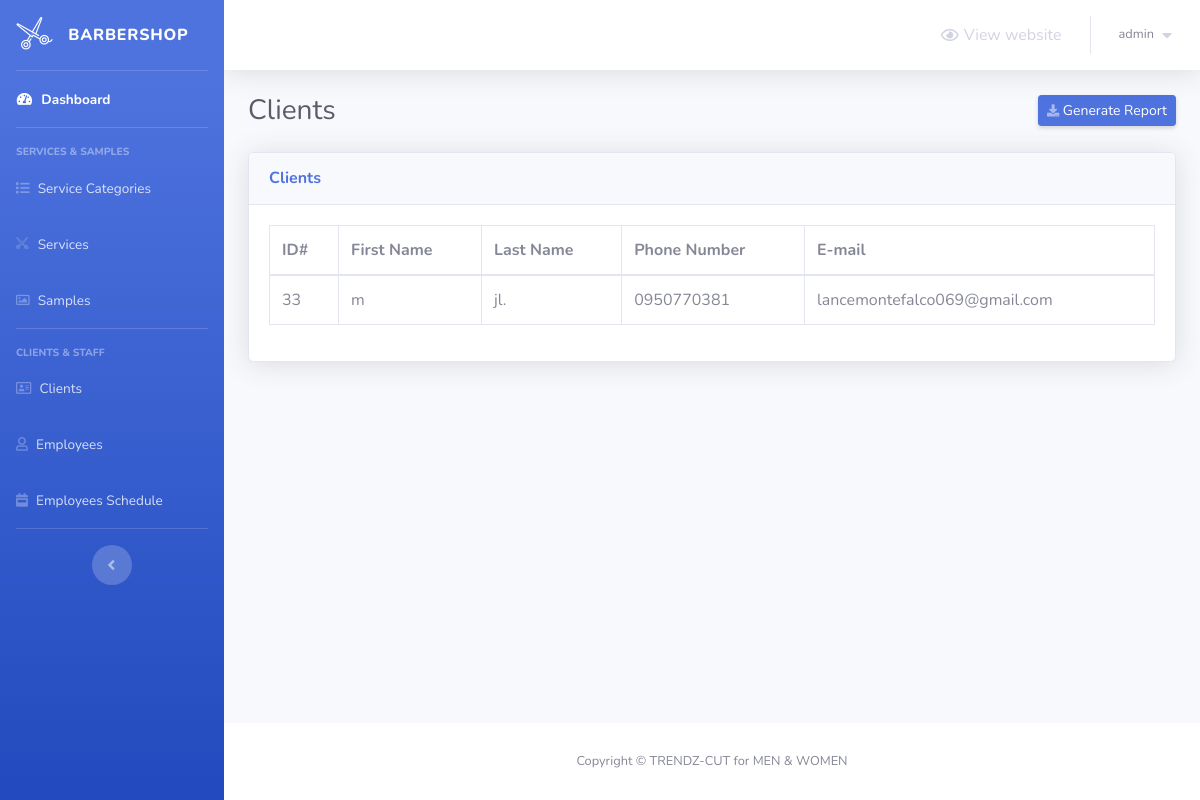
Screenshot of /barber-admin/clients.php (signed in) with the database file from the repository.
### tables this page shows
CREATE TABLE `clients` (
  `client_id` int(5) NOT NULL,
  `first_name` varchar(30) NOT NULL,
  `last_name` varchar(30) NOT NULL,
  `phone_number` varchar(30) NOT NULL,
  `client_email` varchar(50) NOT NULL,
  `user_id` int(11) DEFAULT NULL
);

### barber-admin/clients.php (the view, shortened to what this page needs)
<?php
    include 'connect.php';
    include 'Includes/templates/header.php';
    if(isset($_SESSION['username_barbershop_Xw211qAAsq4']) && isset($_SESSION['password_barbershop_Xw211qAAsq4']))
    {
?>
        <div class="container-fluid">
            <div class="d-sm-flex align-items-center justify-content-between mb-4">
                <h1 class="h3 mb-0 text-gray-800">Clients</h1>
                <a href="#" class="d-none d-sm-inline-block btn btn-sm btn-primary shadow-sm">
                    <i class="fas fa-download fa-sm text-white-50"></i>
                    Generate Report
                </a>
            </div>
            <?php
                $stmt = $con->prepare("SELECT * FROM clients");
                $stmt->execute();
                $rows_clients = $stmt->fetchAll();
            ?>
            <div class="card shadow mb-4">
                <div class="card-header py-3">
                    <h6 class="m-0 font-weight-bold text-primary">Clients</h6>
                </div>
                <div class="card-body">
                    <div class="table-responsive">
                        <table class="table table-bordered">
                            <thead>
                                <tr>
                                    <th scope="col">ID#</th>
                                    <th scope="col">First Name</th>
                                    <th scope="col">Last Name</th>
                                    <th scope="col">Phone Number</th>
                                    <th scope="col">E-mail</th>
                                </tr>
                            </thead>
                            <tbody>
                                <?php
                                    foreach($rows_clients as $client)
                                    {
                                        echo "<tr>";
                                            echo "<td>";
                                                echo $client['client_id'];
                                            echo "</td>";
                                            echo "<td>";
                                                echo $client['first_name'];
                                            echo "</td>";
                                            echo "<td>";
                                                echo $client['last_name'];
                                            echo "</td>";
                                            echo "<td>";
                                                echo $client['phone_number'];
                                            echo "</td>";
                                            echo "<td>";
                                                echo $client['client_email'];
                                            echo "</td>";
                                        echo "</tr>";
                                    }
                                ?>
                            </tbody>
                        </table>
                    </div>
                </div>
            </div>
        </div>
<?php
        include 'Includes/templates/footer.php';
    }
    else
    {
        header('Location: login.php');
        exit();
    }
?>

### barber-admin/Design/css/main.css (style rules this page uses)
body, #content-wrapper, #content, .card, .sidebar, .topbar, table, footer { transition: background-color 0.4s ease, color 0.4s ease; }

### rows the page displays
clients: client_id "33", first_name "m", last_name "jl.", phone_number "0950770381", client_email "lancemontefalco069@gmail.com"

### other values shown
$_SESSION['username_barbershop_Xw211qAAsq4'] "admin"
